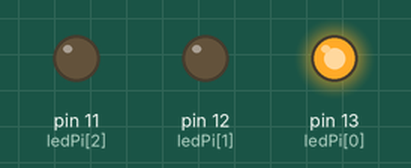
Recording of a sketch running on a simulated Arduino Uno, built with avr-gcc and run on an emulated ATmega328P. Shown: output pins drawn as LEDs (lit = HIGH).

Above: at 1.5 s.
At 3.2 s:
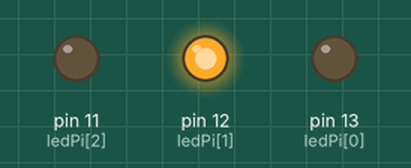
At 5.2 s:
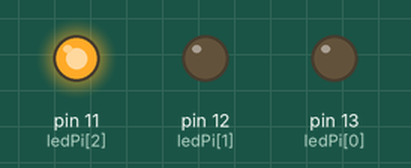
Timing chart, 0 to 9.1 s (numbered marks = the images above):
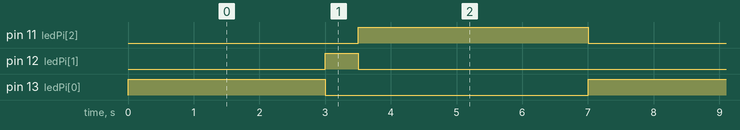

Measured:
- by itself, pin 11 (ledPi[2]): alternates HIGH for 3.5 s and LOW for 3.5 s
- by itself, pin 12 (ledPi[1]): alternates HIGH for 0.50 s and LOW for 6.5 s
- by itself, pin 13 (ledPi[0]): alternates HIGH for 3.0 s and LOW for 4.0 s

The sketch:

script.ino
```cpp
// Prática 02 - Semáforo simples

int ledPi[] = {13,12,11}; // verde, amarelo, vermelho
int times[] = {3000,500,3500}; // verde, amarelo, vermelho

void setup()
{
  for ( int i = 0 ; i < 3 ; i++ ){
	pinMode(ledPi[i], OUTPUT);
  }
}

void loop()
{
  for ( int i = 0 ; i <= 2 ; i++ ) {
  	digitalWrite(ledPi[i], HIGH);
  	delay(times[i]);
  	digitalWrite(ledPi[i], LOW);
  }
}
```
